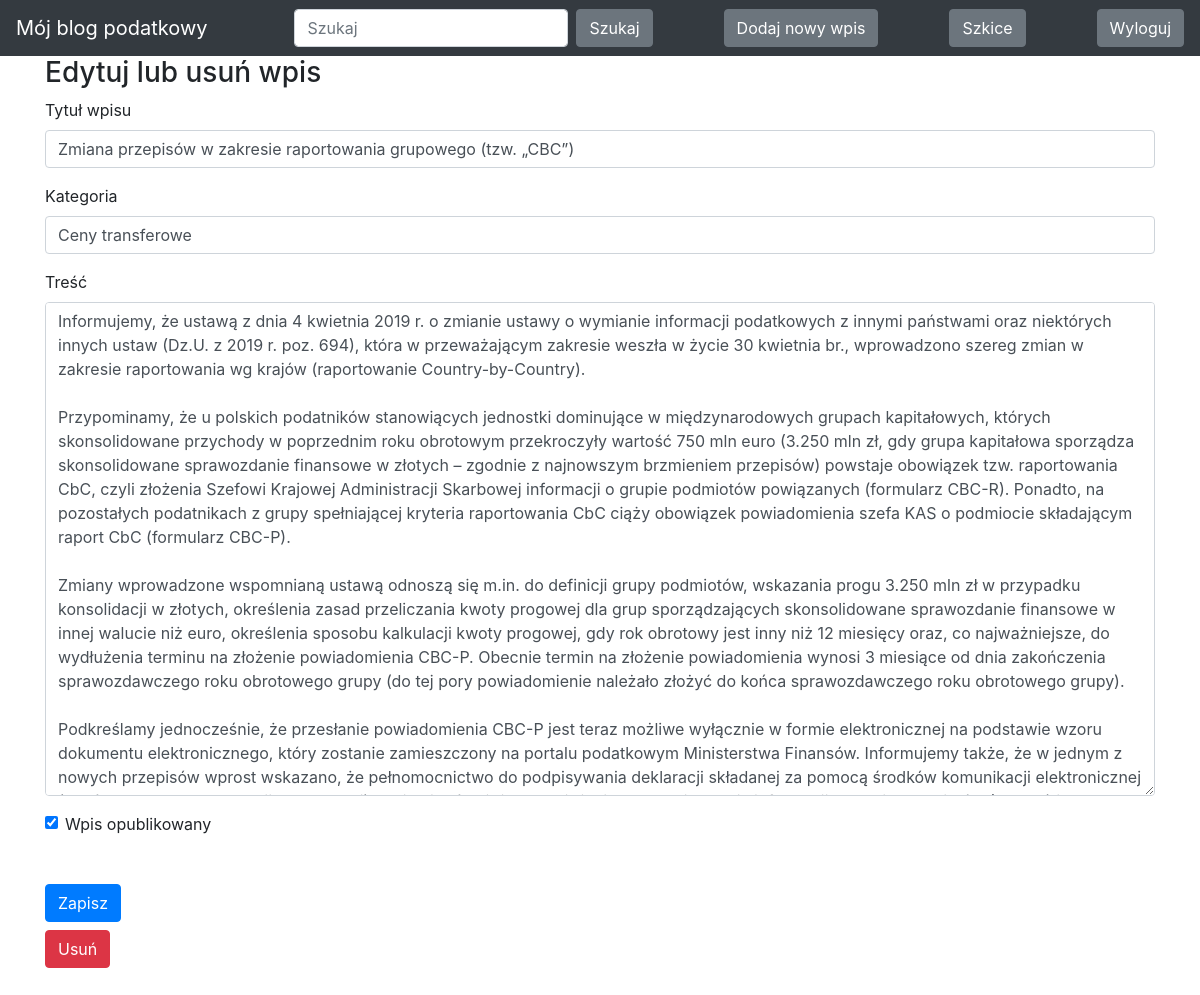
Before: /edit-post/5 (signed in) with the older database file.
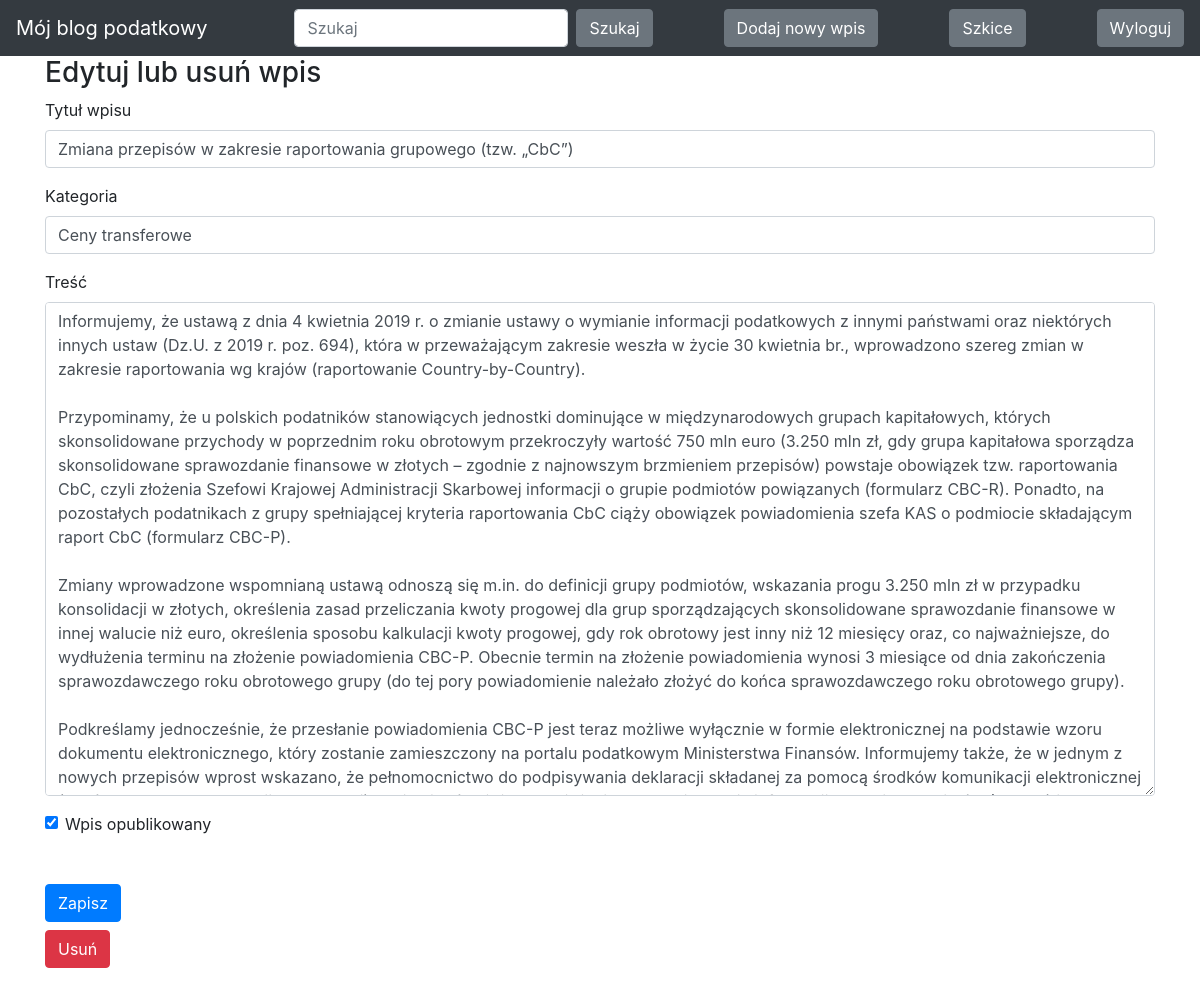
After: the same page with the newer database file.
### blog/models.py (models this page shows)
class Entry(db.Model):
    id = db.Column(db.Integer, primary_key=True)
    title = db.Column(db.String(80), nullable=False)
    body = db.Column(db.Text, nullable=False)
    pub_date = db.Column(db.DateTime, nullable=False,
                         default=datetime.datetime.utcnow)
    is_published = db.Column(db.Boolean, default=False)
    category = db.Column(db.String(80), nullable=False)

### blog/routes.py (the view)
@app.route("/edit-post/<int:entry_id>", methods=["GET", "POST"])
@login_required
def edit_entry(entry_id):
    return create_or_edit_entry(entry_id)

### blog/forms.py
class EntryForm(FlaskForm):
    title = StringField('Title', validators=[DataRequired()])
    body = TextAreaField('Content', validators=[DataRequired()])
    is_published = BooleanField('Is published?')
    category = StringField('Category', validators=[DataRequired()])

### blog/routes.py (called while the page is built, shortened)
def create_or_edit_entry(entry_id=None):
    errors = None
    if isinstance(entry_id, int):
        entry = Entry.query.filter_by(id=entry_id).first_or_404()
        form = EntryForm(obj=entry)
    return render_template("entry_form.html", form=form, errors=errors, entry_id=entry_id)

def login_required(view_func):
    @functools.wraps(view_func)
    def check_permissions(*args, **kwargs):
        if session.get('logged_in'):
            return view_func(*args, **kwargs)
        return redirect(url_for('login', next=request.path))
    return check_permissions

### blog/templates/entry_form.html (shortened to what this page needs)
<!DOCTYPE html>
<html lang="en">
{% extends "base.html" %}
{% block content %}
<h3>
    {% if 'new-post' in request.path %}
    Dodaj nowy wpis
    {% else %}
    Edytuj lub usuń wpis
    {% endif %}
</h3>
{% if 'new-post' in request.path %}
<form action="/new-post" method="POST">
{% else %}
<form action="{{ request.path }}" method="POST">
{% endif %}
   <div class="form-group">
       <label for="title">Tytuł wpisu</label>
       {{ form.title(class_="form-control") }}
   </div>
    <div class="form-group">
       <label for="category">Kategoria</label>
       {{ form.category(class_="form-control") }}
   </div>
   <div class="form-group">
       <label for="body">Treść</label>
       {{ form.body(class_="form-control", cols="100", rows="20") }}
   </div>
   <div class="form-check">
       {{ form.is_published(class_="form-check-input") }}
       <label class="form-check-label" for="is_published">Wpis opublikowany</label>
   </div>
   <button type="submit" class="btn btn-primary mt-5">Zapisz</button>
</form>
    {% if 'edit-post' in request.path %}
    <form  class="mt-2" action="{{ url_for('delete_entry', entry_id=entry_id) }}" method="POST">
    <button class="btn btn-danger my-2 my-sm-0" type="submit">Usuń</button>
    </form>
    {% endif %}
{% endblock %}

Changed rows visible on the page:
changed Entry "Ceny transferowe": title "Zmiana przepisów w zakresie raportowania grupowego (tzw. „CBC”)" → "Zmiana przepisów w zakresie raportowania grupowego (tzw. „CbC”)"
